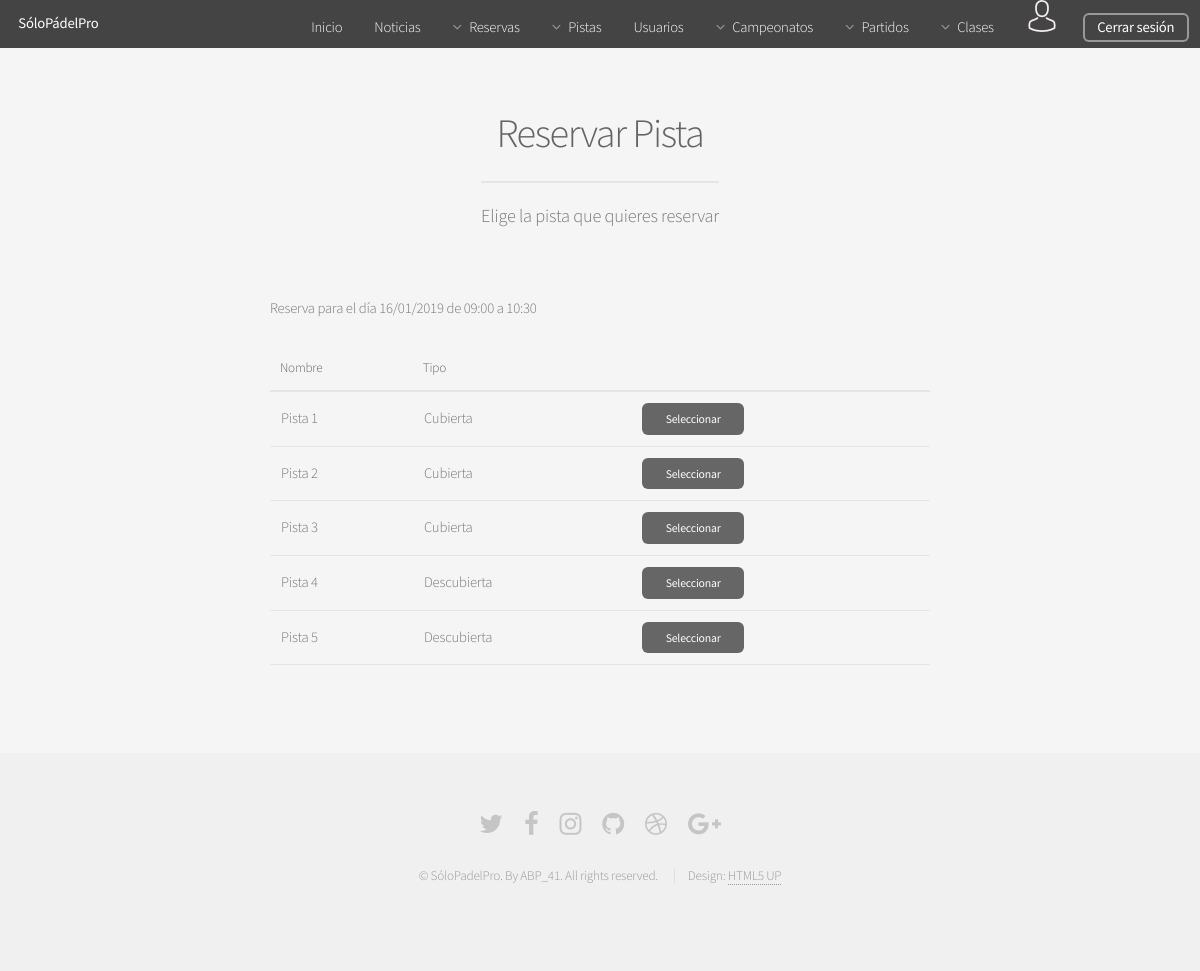
/Controllers/RESERVAR_PISTA_Controller.php?action=SHOW_PISTAS&fecha=16/01/2019&horario_ID=1 (signed in), run on the app's committed database.
### tables this page shows
CREATE TABLE IF NOT EXISTS PISTA(
  ID int(225) AUTO_INCREMENT NOT NULL ,
  NOMBRE varchar(25) NOT NULL,
  TIPO varchar(25) NOT NULL,
  PRIMARY KEY(ID)
);

### Controllers/RESERVAR_PISTA_Controller.php (called while the page is built, shortened)
<?php
include '../Models/RESERVA_Model.php';
include '../Models/HORARIO_Model.php';
include '../Views/RESERVAR_PISTA/RESERVAR_PISTA_Horario_View.php';
include '../Views/RESERVAR_PISTA/RESERVAR_PISTA_ADD_View.php';
if(isset($_REQUEST["action"]))  {
  $action = $_REQUEST["action"];
}else{
  $action = '';
}
switch ($action) {
  case 'SHOW_PISTAS':
  if( (isset($_REQUEST["horario_ID"])) && (isset($_REQUEST["fecha"])) ) {
    $RESERVA = new RESERVA_Model('',$_REQUEST["fecha"], '', '', $_REQUEST["horario_ID"]);
    $pistas_sin_reserva = $RESERVA->SEARCH_PISTAS_LIBRES();
    if(is_string($pistas_sin_reserva)){
      $mensajes = new MESSAGE($pistas_sin_reserva, '../Controllers/RESERVAR_PISTA_Controller.php');
    }else{
      $HORARIO = new HORARIO_Model($_REQUEST["horario_ID"], '', '');
      $horario = $HORARIO->SHOW();
      if(is_string($horario)){
        $mensajes = new MESSAGE($horario, '../Controllers/RESERVAR_PISTA_Controller.php');
      }else{
        new RESERVAR_PISTA_ADD($pistas_sin_reserva, $_REQUEST["fecha"], $horario );
      }
    }
  }
  break;
}
?>

### Models/HORARIO_Model.php (called while the page is built, shortened)
<?php
class HORARIO_Model{
    var $id;
    var $mensaje;
    var $mysqli;
    function __construct($id, $hora_inicio,$hora_fin){
        $this->id = $id;
        include_once '../Functions/Access_DB.php';
        $this->mysqli = ConnectDB();
    }
    function SHOW(){
    $sql = "SELECT * FROM HORARIO WHERE ID = '$this->id' ORDER BY HORA_INICIO";
        if (!($resultado = $this->mysqli->query($sql))){
            $this->mensaje['mensaje'] =  'ERROR: Fallo en la consulta sobre la base de datos';
            return $this->mensaje;
        }
        else{
            return $resultado;
        }
    }
}
?>

### Functions/Access_DB.php (called while the page is built, shortened)
<?php
function ConnectDB(){
   $conexion = mysqli_connect("localhost", "abp41", "abp41", "ABP") or (new MESSAGE('ERROR: No se ha podido conectar con la base de datos', '../index.php'));
 if ($conexion->connect_errno) {
    	return false;
 }else{
 	return $conexion;
 }
}
?>

### Models/RESERVA_Model.php (called while the page is built, shortened)
<?php
class RESERVA_Model{
    var $fecha;
    var $horario_ID;
    var $mysqli;
    function __construct($id,$fecha,$user_login,$pista_ID,$horario_ID){
    	if($fecha <> ''){
    		$fecha_aux = explode("/", $fecha);
            if( (is_array($fecha_aux)) && (sizeof($fecha_aux) > 1) ){
        		$this->fecha = date_format(new DateTime(date('Y-m-d', mktime(0,0,0,$fecha_aux[1],$fecha_aux[0],$fecha_aux[2]))),'Y-m-d');
            }else{
                 $this->fecha = $fecha;
            }
    	}
    	$this->horario_ID = $horario_ID;
        include_once '../Functions/Access_DB.php';
        $this->mysqli = ConnectDB();
    }
    function HORARIO_FULL($horario){
        for($i = 0; $i<10; $i++){
            $this->fecha = date("Y-m-d",strtotime("+".$i." day"));
            $this->horario_ID = $horario;
        }
        return;
    }
	function SEARCH_PISTAS_LIBRES(){
		$sql1 = "SELECT *
				FROM  PARTIDO PA
				WHERE  ( ( PA.FECHA = '$this->fecha') AND ( PA.HORARIO_ID = '$this->horario_ID'))";
        $sql2 = "SELECT *
                FROM  RESERVA R
                WHERE  ( ( R.FECHA = '$this->fecha') AND ( R.HORARIO_ID = '$this->horario_ID'))";
        if ( !($resultado1 = $this->mysqli->query($sql1)) || !($resultado2 = $this->mysqli->query($sql2))){
          return 'ERROR: Fallo en la consulta sobre la base de datos';
        }
        else{
            $pistasLibres = NULL;
        	$num_rows1 = mysqli_num_rows($resultado1);
            $num_rows2 = mysqli_num_rows($resultado2);
        	if(($num_rows1 == 0) && (($num_rows2 == 0) )){
				$sql = "SELECT * FROM PISTA ORDER BY ID";
		        if (!($resultado = $this->mysqli->query($sql)) ){
		          return 'ERROR: Fallo en la consulta sobre la base de datos';
		        }else{
                    while($row = mysqli_fetch_array($resultado)){
                        $pistasLibres[$row["ID"]] = array($row["NOMBRE"],$row["TIPO"]);
                    }
		        	return $pistasLibres;
		        }
            }
        }
    }
}
?>

### Views/RESERVAR_PISTA/RESERVAR_PISTA_ADD_View.php (the view, shortened to what this page needs)
<?php
class RESERVAR_PISTA_ADD{
	var $pistas;
	var $fecha;
	function __construct($pistas,$fecha,$horario){
		$this->pistas = $pistas;
		$this->fecha = $fecha;
		$this->horario = mysqli_fetch_array($horario);
		$this->hora_inicio = explode(":", $this->horario["HORA_INICIO"]);
		$this->hora_fin = explode(":", $this->horario["HORA_FIN"]);
		$this->render();
	}
function render(){
    include '../Views/HEADER_View.php';
?>
	<section id="main" class="container medium">
	<header>
	   <h2>Reservar Pista</h2>
	    <p>Elige la pista que quieres reservar</p>
	 </header>
				<div class="table-wrapper">
	    			<p>Reserva para el día <?=$this->fecha?> de <?=$this->hora_inicio[0].":".$this->hora_inicio[1]?> a <?=$this->hora_fin[0].":".$this->hora_fin[1]?></p>
					<table>
						<thead >
							<tr>
								<th>Nombre</th>
								<th>Tipo</th>
							</tr>
						</thead>
						<tbody>
					<?php
					if ( ($this->pistas <> NULL) ){
						foreach ($this->pistas as $key => $value) {
						?>
							<form method="post" action="../Controllers/RESERVAR_PISTA_Controller.php?action=ADD">
								<tr>
									<td>
										<?=$value[0]?>
									</td>
									<td>
										<?=$value[1]?>
									</td>
									<td><input class="oculto" name="pista_ID" readonly value="<?=$key?>">
										<input type="submit" class="small" value="Seleccionar">
									</td>
								</tr>
							</form>
						<?php
						}
					}
					?>
						</tbody>
					</table>
				</div>
   		</section>
    <?php
        include '../Views/FOOTER_View.php';
        }
    }
    ?>

### assets/css/main.css (style rules this page uses)
html, body, div, span, applet, object, iframe, h1, h2, h3, h4, h5, h6, p, blockquote, pre, a, abbr, acronym, address, big, cite, code, del, dfn, em, img, ins, kbd, q, s, samp, small, strike, strong, sub, sup, tt, var, b, u, i, center, dl, dt, dd, ol, ul, li, fieldset, form, label, legend, table, caption, tbody, tfoot, thead, tr, th, td, article, aside, canvas, details, embed, figure, figcaption, footer, header, hgroup, menu, nav, output, ruby, section, summary, time, mark, audio, video { margin: 0; padding: 0; border: 0; font-size: 100%; font: inherit; vertical-align: baseline; }
article, aside, details, figcaption, figure, footer, header, hgroup, menu, nav, section { display: block; }
body { line-height: 1; }
table { border-collapse: collapse; border-spacing: 0; }
body { -webkit-text-size-adjust: none; }
input, select, textarea { -moz-appearance: none; -webkit-appearance: none; -ms-appearance: none; appearance: none; }
body { -ms-overflow-style: scrollbar; }
html { box-sizing: border-box; }
*, *:before, *:after { box-sizing: inherit; }
body { background: #f5f5f5; }
body, input, select, textarea { color: #777; font-family: "Source Sans Pro", sans-serif; font-size: 16pt; font-weight: 300; line-height: 1.65em; letter-spacing: -0.015em; }
p { margin: 0 0 2em 0; }
h1, h2, h3, h4, h5, h6 { color: #646464; font-weight: 300; line-height: 1em; margin: 0 0 0.5em 0; }
h2 { font-size: 2.25em; line-height: 1.5em; letter-spacing: -0.035em; }
.container { margin: 0 auto; max-width: calc(100% - 5em); width: 60em; }
.container.medium { width: 45em; }
header p { color: #999; position: relative; margin: 0 0 1.5em 0; font-style: italic; }
header h2+p { font-size: 1.25em; margin-top: -1em; line-height: 1.5em; }
form { margin: 0 0 2em 0; }
.table-wrapper { -webkit-overflow-scrolling: touch; overflow-x: auto; }
table { margin: 0 0 2em 0; width: 100%; }
table tbody tr { border: solid 1px #e5e5e5; border-left: 0; border-right: 0; }
table td { padding: 0.75em 0.75em; }
table th { color: #646464; font-size: 0.9em; font-weight: 300; padding: 0 0.75em 0.75em 0.75em; text-align: left; }
table thead { border-bottom: solid 2px #e5e5e5; }
input[type="submit"], input[type="reset"], input[type="button"], .button { -moz-appearance: none; -webkit-appearance: none; -ms-appearance: none; appearance: none; -moz-transition: background-color 0.2s ease-in-out, color 0.2s ease-in-out; -webkit-transition: background-color 0.2s ease-in-out, color 0.2s ease-in-out; -ms-transition: background-color 0.2s ease-in-out, color 0.2s ease-in-out; transition: background-color 0.2s ease-in-out, color 0.2s ease-in-out; background-color: #666; border-radius: 6px; border: 0; color: #ffffff; cursor: pointer; display: inline-block; font-weight: 400; height: 3em; line-height: 3em; padding: 0 2em; text-align: center; text-decoration: none; white-space: nowrap; }
input[type="submit"].small, input[type="reset"].small, input[type="button"].small, .button.small { font-size: 0.8em; height: 2.7em; line-height: 2.7em; }
#main { padding: 4em 0; }
#main>header { text-align: center; margin: 0 0 3em 0; }
#main>header h2 { font-size: 2.75em; margin: 0; }
#main>header p { border-top: solid 2px #e5e5e5; color: #777; display: inline-block; font-style: normal; margin: 1em 0 0 0; padding: 1em 0 1.25em 0; }
@media screen and (max-width: 1680px) { body, input, select, textarea { font-size: 13pt; } }
@media screen and (max-width: 1280px) { body, input, select, textarea { font-size: 11pt; } }

### data on the page
pista: NOMBRE "Pista 1", TIPO "Cubierta"
pista: NOMBRE "Pista 2", TIPO "Cubierta"
pista: NOMBRE "Pista 3", TIPO "Cubierta"
pista: NOMBRE "Pista 4", TIPO "Descubierta"
pista: NOMBRE "Pista 5", TIPO "Descubierta"

### other printed values
$this->fecha "16/01/2019"
$this->hora_inicio[0] "09"
$this->hora_inicio[1] "00"
$this->hora_fin[0] "10"
$this->hora_fin[1] "30"
